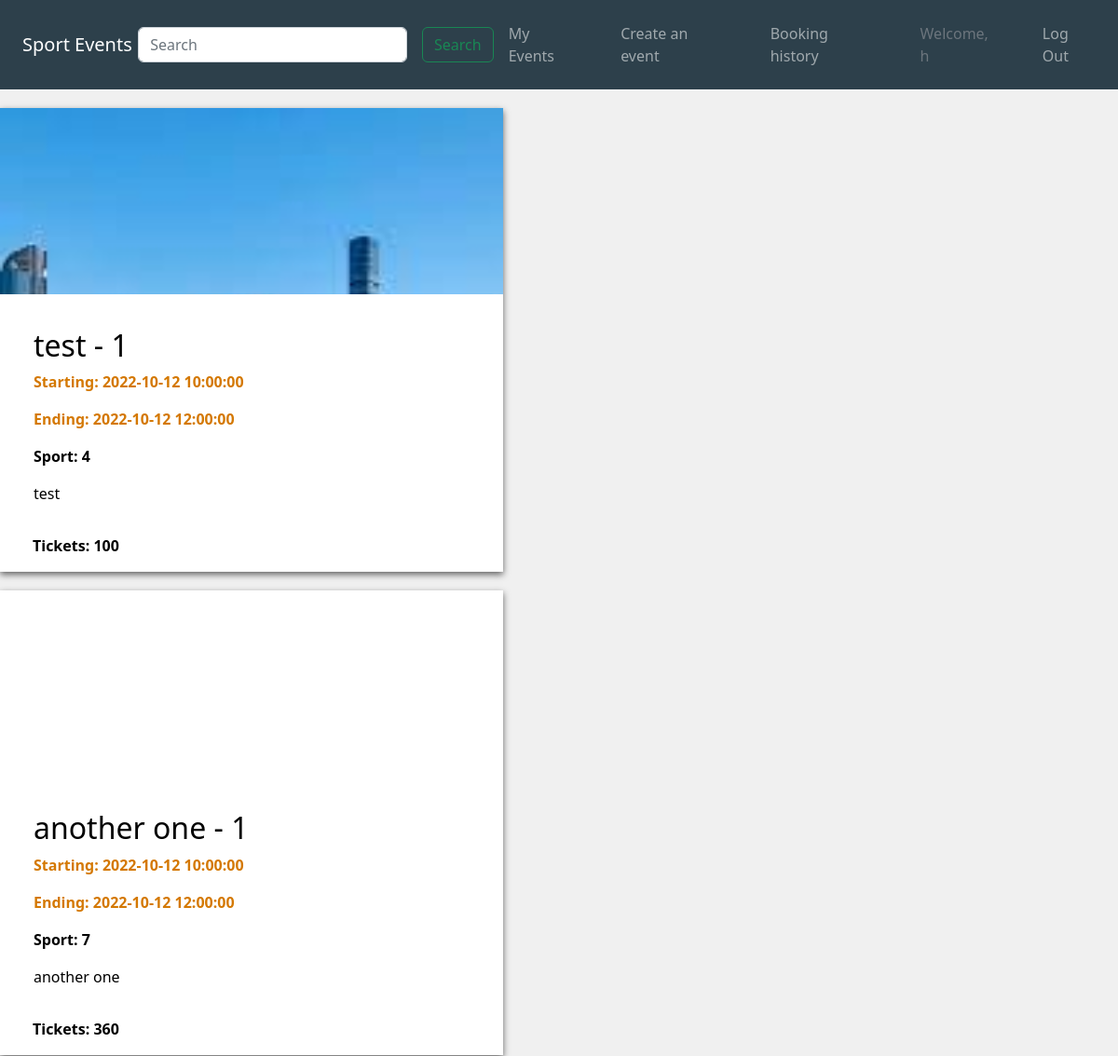
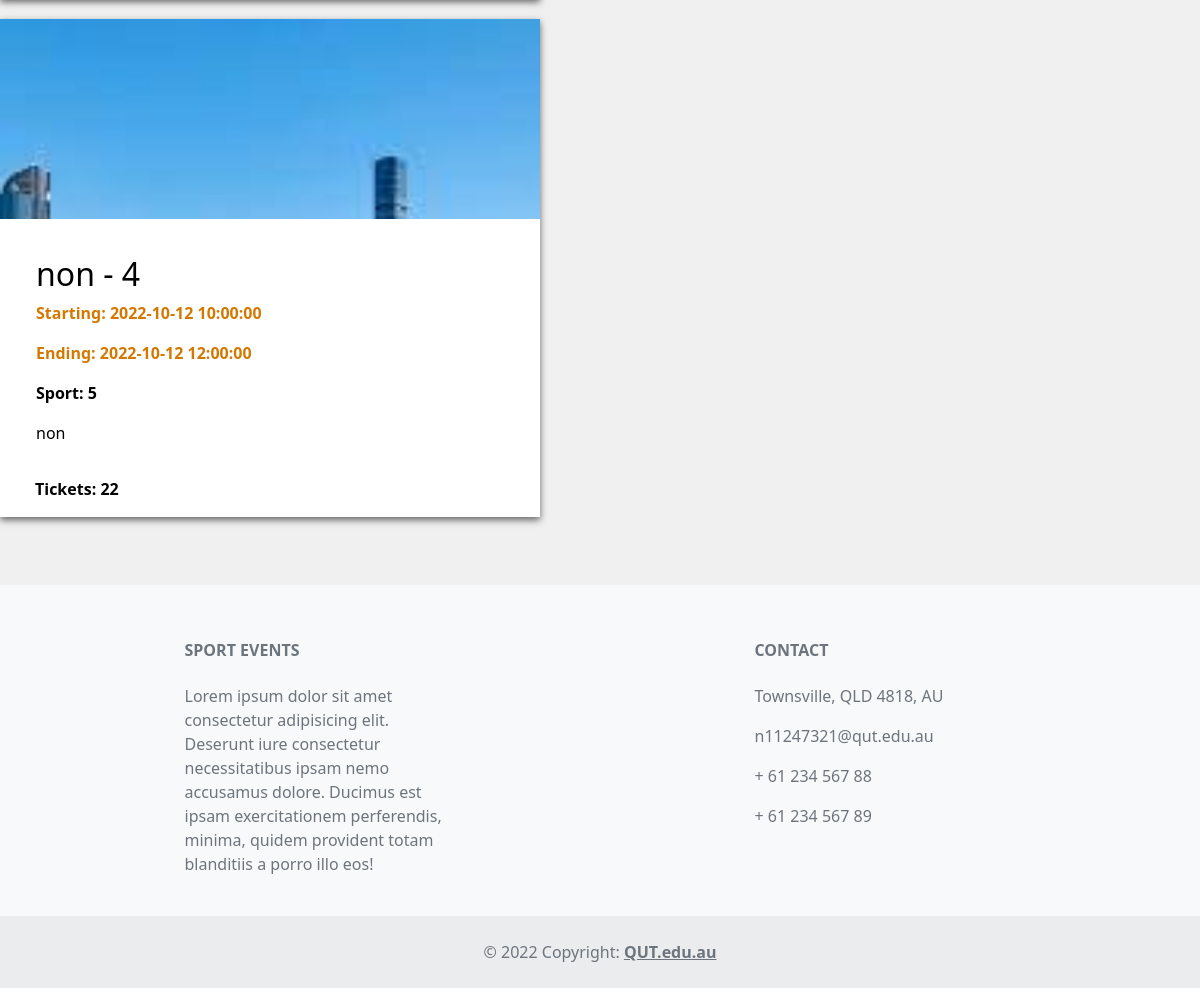
The app's page /events/update (signed in), older data (2 pictures, top to bottom).
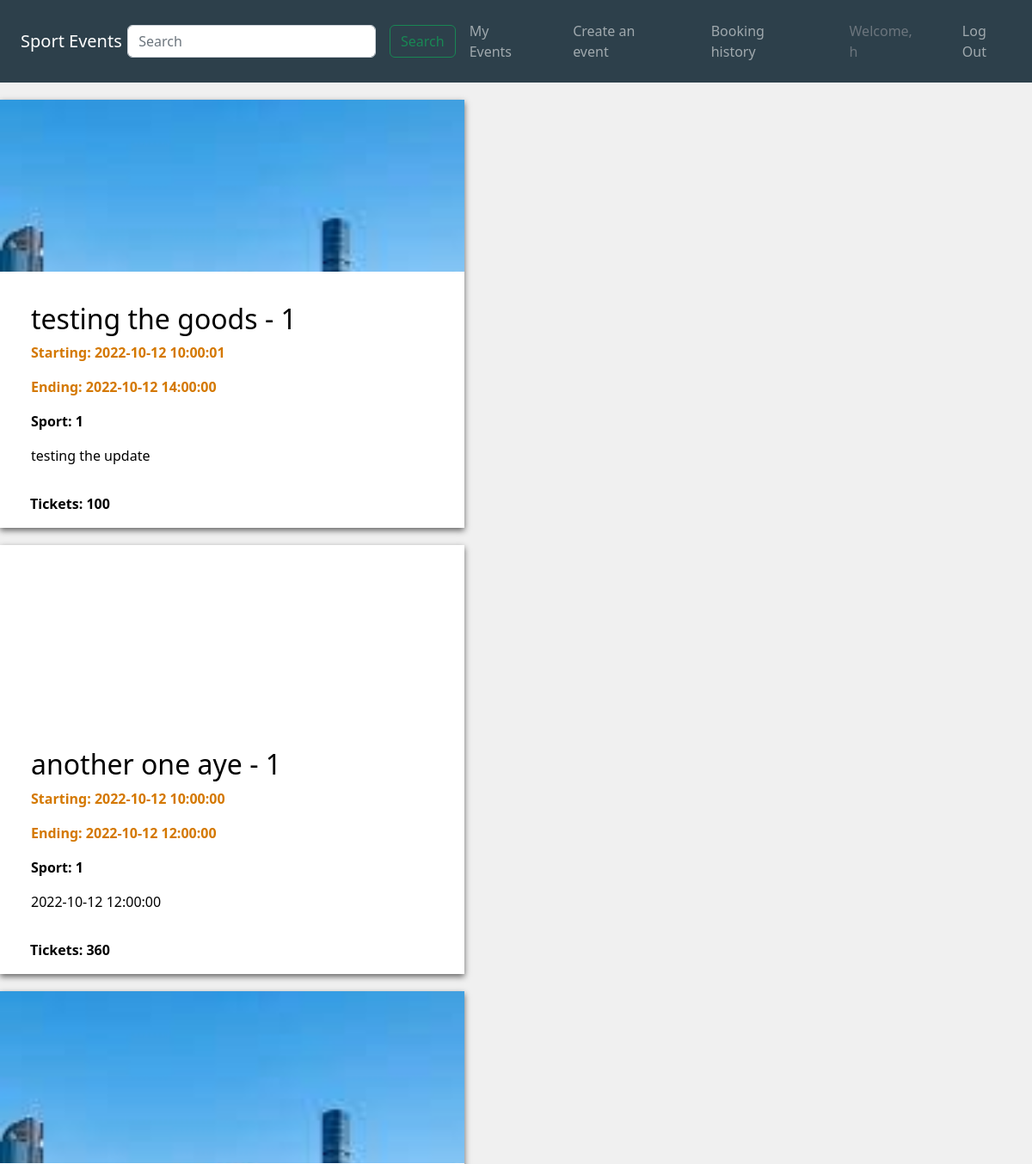
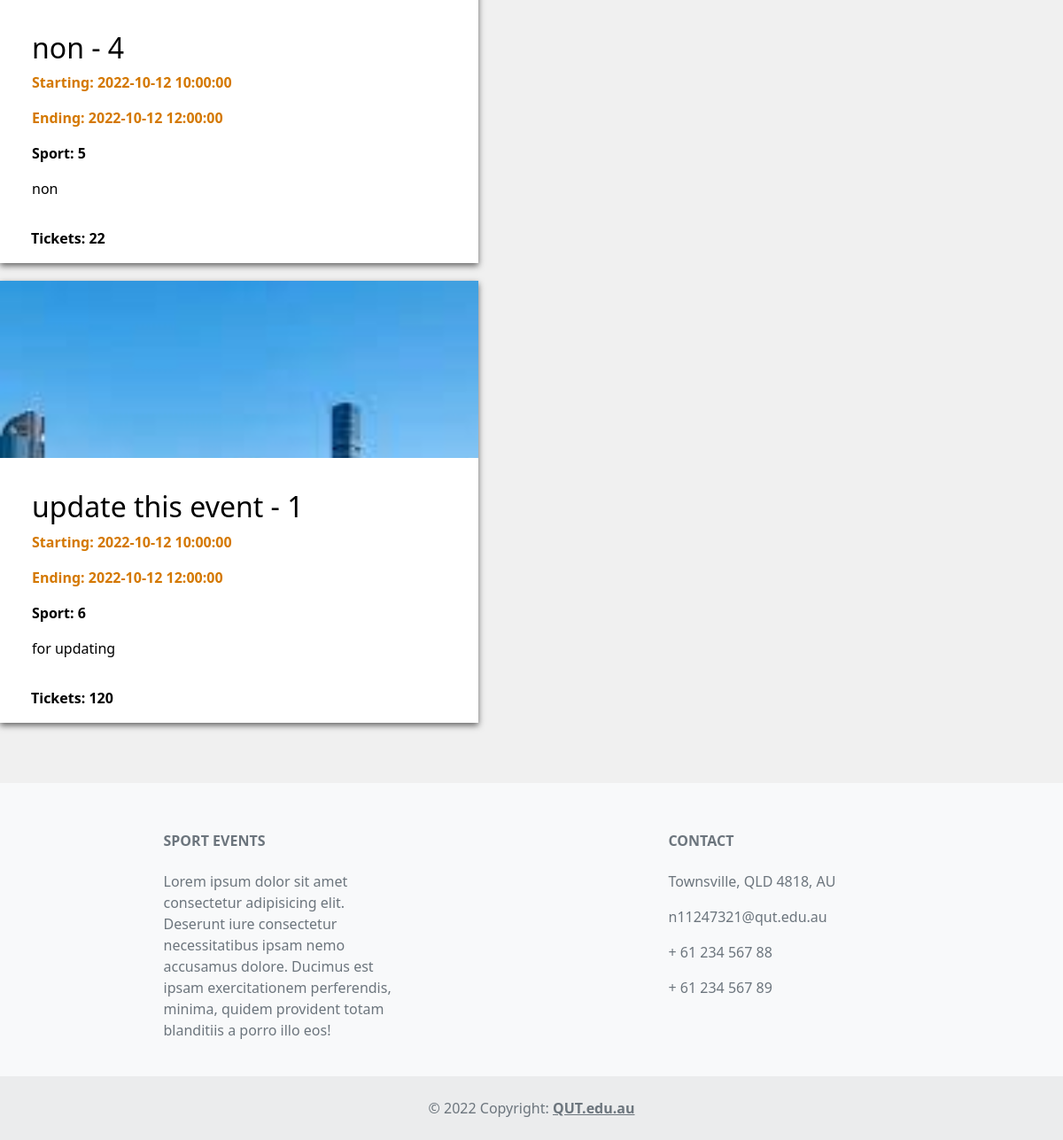
The same page, newer data (2 pictures, top to bottom).
### website/models.py (models this page shows, shortened)
class Users(db.Model, UserMixin):
    __tablename__='users'
    UserId = db.Column(db.Integer, primary_key=True)
    Username = db.Column(db.String(100), unique=True)
    FirstName = db.Column(db.String(100), index=True, nullable=False)
    LastName = db.Column(db.String(100), index=True, nullable=False)
    Email = db.Column(db.String(100), index=True, nullable=False)
    password_hash = db.Column(db.String(255), nullable=False)
    reviews = db.relationship('Reviews', backref='user')
    bookings = db.relationship('Bookings', backref='user')

class Events(db.Model):
    __tablename__ = 'events'
    EventId = db.Column(db.Integer, primary_key=True)
    EventName = db.Column(db.String(80))
    Location = db.Column(db.String(80))
    StartDate = db.Column(db.DateTime)
    EndDate = db.Column(db.DateTime)
    description = db.Column(db.String(500))
    Image = db.Column(db.String(400))
    Status_id = db.Column(db.Integer)
    Catergory_id = db.Column(db.Integer)
    MaxTickets = db.Column(db.Integer)
    UserId = db.Column(db.Integer)
    reviews = db.relationship('Reviews', backref='event')
    bookings = db.relationship('Bookings', backref='event')
    Catergory_id = db.Column(db.Integer, db.ForeignKey('catergories.CatergoryId'))
    Status_id = db.Column(db.Integer, db.ForeignKey('eventStatus.EventStatusId'))
    UserId = db.Column(db.Integer, db.ForeignKey('users.UserId'))

### website/events.py (the view)
@bp.route('/update', methods = ['GET', 'POST'])
@login_required
def update():
    events = Events.query.filter_by(UserId = current_user.UserId)
    return render_template("myEvents.html", events = events)

### website/__init__.py (called while the page is built)
def create_app():
    app.debug=True
    app.secret_key='utroutoru'
    app.config['SQLALCHEMY_DATABASE_URI']='sqlite:///Events.sqlite'
    db.init_app(app)
    bootstrap = Bootstrap(app)
    login_manager = LoginManager()
    login_manager.login_view='auth.login'
    login_manager.init_app(app)
    from .models import Users # importing here to avoid circular references
    @login_manager.user_loader
    def load_user(UserId):
        return Users.query.get(int(UserId))
    @app.errorhandler(404)
    def not_found(e):
        return render_template("404.html")
    from . import views
    app.register_blueprint(views.bp)
    from . import events
    app.register_blueprint(events.bp)
    from . import auth
    app.register_blueprint(auth.bp)
    return app

### website/templates/myEvents.html (shortened to what this page needs)
{% extends 'base.html' %}
{% block head %}
    <link href="https://cdn.jsdelivr.net/npm/bootstrap@5.2.0/dist/css/bootstrap.min.css" rel="stylesheet">
    <link rel="stylesheet" href="../static/css/style.css">
    <link rel="stylesheet" href="../static/css/index.css">
{% endblock %}
{% block content %}
            {% for event in events %}
                <section id="firstEventItem">
                    <a href="{{url_for('event.updateEvent', EventId=event.EventId)}}" class="EventLink">
                        <div class="eventImgContainer">
                            <img class="eventImg" src="{{event.Image}}" alt="{{event.name}}">
                        </div>
                        <div class="eventItem p-3">
                            <h2>{{event.EventName}} - {{event.Status_id}}</h2>
                            <p class="eventDateTime">Starting: {{event.StartDate}}</p>
                            <p class="eventDateTime">Ending: {{event.EndDate}}</p>
                            <p style="font-weight: bold;">Sport: {{event.Catergory_id}}</p>
                            <div class="eventDescription">
                                <p>{{event.description}}</p>
                            </div>
                        </div>
                        <p class="eventTickets">Tickets: {{event.MaxTickets}}</p>
                    </a>
                </section>
            {% endfor %}
{% endblock %}

### website/templates/base.html (shortened to what this page needs)
<!DOCTYPE html>
<html lang="en">
    <head>
        {% block head %}
        {% endblock %}
    </head>
    <body>
        <nav class="navbar navbar-expand-xl navbar-dark text-light p-2 navBgColor justify-content-start p-3">
            <div>
                <a class="navbar-brand m-2" href="{{ url_for('main.index') }}">Sport Events</a>
            </div>
            <div class="collapse navbar-collapse justify-content-between navItems" id="navCollapse">
                <form class="form-inline navInput" style="margin-left: -9.5px;" action="{{ url_for('main.index') }}">
                    <div class="d-flex">
                        <input class="form-control m-2" type="text" placeholder="Search" name="search">
                        <button class="btn btn-outline-success m-2" type="submit">Search</button>
                    </div>
                </form>
                {% block navlinks %}
                    {% if current_user.is_authenticated %}
                        <ul class="navbar-nav mr-auto" style="margin-left: -32px;">
                            <ul class="nav-item">
                                <a class="nav-link" href="{{ url_for('event.update') }}">My Events</a>
                            </ul>
                            <ul class="nav-item">
                                <a class="nav-link" href="{{ url_for('event.create') }}">Create an event</a>
                            </ul>
                            <ul class="nav-item">
                                <a class="nav-link" href="{{ url_for('main.userBookingHistory') }}">Booking history</a>
                            </ul>
                            <ul class="nav-item">
                                <a class="nav-link disabled text-muted" href="#">Welcome, {{current_user.FirstName}}</a>
                            </ul>
                            <ul class="nav-item">
                                <a class="nav-link" href="{{ url_for('auth.logout') }}">Log Out</a>
                            </ul>
                        </ul>
                    {% endif %}
                {% endblock %}
            </div>
        </nav>
        <main>
            {% block content %}
            {% endblock %}
        </main>
        <div class="p-4"></div>
        <footer class="text-center text-lg-start bg-light text-muted">
            <div class="p-1"></div>
            <div class="container text-center text-md-start mt-5">
                <div class="row mt-3">
                    <div class="col-md-3 col-lg-4 col-xl-3 mx-auto mb-4">
                        <h6 class="text-uppercase fw-bold mb-4">Sport Events</h6>
                        <p>
                        Lorem ipsum dolor sit amet consectetur adipisicing elit. Deserunt iure consectetur necessitatibus ipsam nemo accusamus dolore. Ducimus est ipsam exercitationem perferendis, minima, quidem provident totam blanditiis a porro illo eos!
                        </p>
                    </div>
                    <div class="col-md-4 col-lg-3 col-xl-3 mx-auto mb-md-0 mb-4">
                        <h6 class="text-uppercase fw-bold mb-4">Contact</h6>
                        <p>Townsville, QLD 4818, AU</p>
                        <p>n11247321@qut.edu.au</p>
                        <p>+ 61 234 567 88</p>
                        <p>+ 61 234 567 89</p>
                    </div>
                </div>
            </div>
            <div class="text-center p-4" style="background-color: rgba(0, 0, 0, 0.05);">
                © 2022 Copyright:
                <a class="text-reset fw-bold" href="https://qut.edu.au">QUT.edu.au</a>
            </div>
        </footer>
    </body>
</html>

### website/static/css/style.css (style rules this page uses)
body { background-color: #F0F0F0; }
.navBgColor { background-color: #2d404b; }
@media only screen and (min-width: 991px) { .navInput { width: 410px; } }
@media only screen and (min-width: 991px) { .navItems { margin-left: 0px; } }

### website/static/css/index.css (style rules this page uses)
section { background-color: #FFFFFF; box-shadow: 0px 3px 7px #636363; overflow: hidden; width: 450px; margin: 20px 15px; position: relative; }
.EventLink { text-decoration: none; color: black; }
.EventLink:link, .EventLink:hover, .EventLink:active { text-decoration: none; color: black; }
.eventImgContainer { height: 200px; overflow: hidden; }
.eventImg { display: block; margin: auto; width: 150%; }
.eventItem { margin: 20px; }
.eventDescription { overflow: hidden; text-overflow: ellipsis; display: -webkit-box; -webkit-line-clamp: 6; line-clamp: 6; -webkit-box-orient: vertical; margin-bottom: 20px; }
.eventDateTime { color: #D47800; font-weight: bold; }
.eventTickets { font-weight: bold; position: absolute; bottom: 0; margin-left: 35px; }
@media only screen and (max-width: 1643px) { section { width: 45%; margin: 20px 0; } }

Row changes from the older to the newer data that the page shows:
changed Events: EventName "test" → "testing the goods"; StartDate "2022-10-12 10:00:00" → "2022-10-12 10:00:01"; EndDate "2022-10-12 12:00:00" → "2022-10-12 14:00:00"; Catergory_id "4" → "1"; description "test" → "testing the update"
changed Events: EventName "another one" → "another one aye"; Catergory_id "7" → "1"; description "another one" → "2022-10-12 12:00:00"
added Events: Image (picture), EventName "update this event", Status_id "1", StartDate "2022-10-12 10:00:00", EndDate "2022-10-12 12:00:00", Catergory_id "6", description "for updating", MaxTickets "120"
